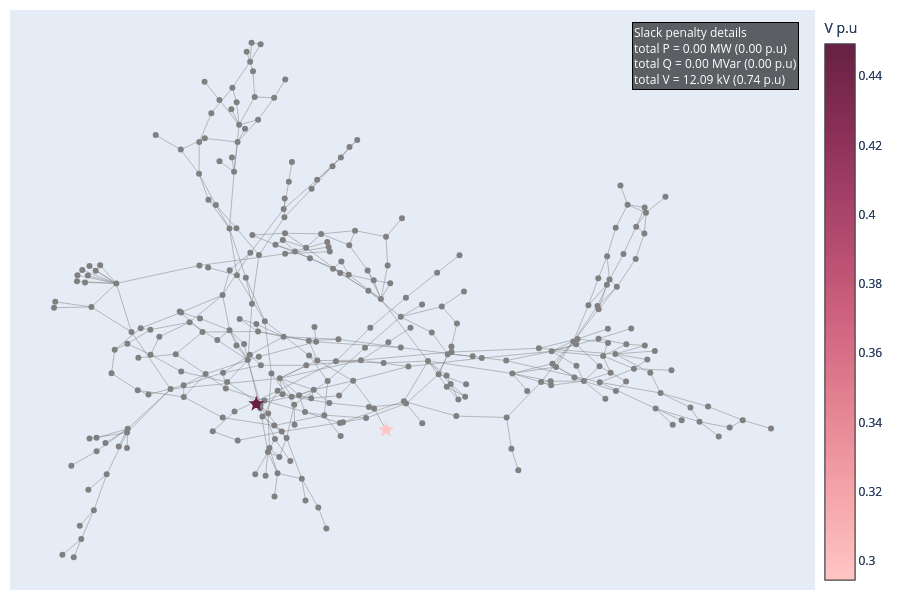

The notebook cell saved with this chart:
### Code cell
# slack_info 
pertubation1 = "load79/ieee300_load79_active-perturbation"
data_correction3 = pd.read_csv(
    network_name +"_" + pertubation1 + ".csv",
    sep=";",
    engine="python",
    index_col=False,
   # on_bad_lines="skip",
)
# network = pn.load('./Outputs/' + network_name+"-corrected-"+pertubation1 + extension_in)
#new_row = pd.read_csv(network_name+"_"+pertubation1+"_optim_info.csv", sep=";", engine="python", index_col=False)
optim_info = pd.concat([optim_info, new_row], ignore_index=True)
data_grouped_3 = data_correction3.groupby('busId')[['type','slackValue_pu','slackValue','gen','controlevoltage','transfo','shunt','load']].agg(unique_list)
data_grouped_3['Total_slack_abs'] = data_grouped_3['slackValue_pu'].apply(lambda x: builtins.sum(abs(slack) for slack in x) if isinstance(x, list) else abs(x))
# data_grouped_3 = data_grouped_3.join(
#     V_nom.drop_duplicates(subset='bus_id')[selected_columns].set_index('bus_id'),
#     how='left'
# )
G_3, dist, pos = network_construction(edges, data_grouped_3)
clusters = slack_subgraph(G_3, data_grouped_3)
data_grouped_3 = cluster_subgraph(G_3, clusters, data_grouped_3, dist)
fig = plot_slack_cluster(G_3, pos, clusters,data_grouped_3,data, col_centroid='centroid')
fig.show()

### Figure 1 — Plotly figure (JSON) as saved in the notebook; plotly's stock layout.template omitted (floating-point values rounded to 4 significant figures; data arrays with more than 128 entries replaced by an {"elided": "..."} marker saying what was removed)
{"data": [{"hovertemplate": "%{text}<extra></extra>", "line": {"color": "grey", "width": 0.5}, "mode": "lines", "name": "edges", "text": {"elided": "818 str values"}, "type": "scatter", "x": {"elided": "1227 float values"}, "y": {"elided": "1227 float values"}}, {"hovertemplate": "%{text}<extra></extra>", "marker": {"color": "gray", "size": 6}, "mode": "markers", "name": "All nodes", "text": {"elided": "298 str values"}, "type": "scatter", "x": {"elided": "298 float values"}, "y": {"elided": "298 float values"}}, {"hovertemplate": "%{text}<extra></extra>", "marker": {"cmax": 0.4493, "cmin": 0.2945, "color": "rgb(255, 198, 196)", "colorbar": {"title": {"text": "V p.u"}, "x": 1}, "colorscale": [[0, "rgb(255, 198, 196)"], [0.1667, "rgb(244, 163, 168)"], [0.3333, "rgb(227, 129, 145)"], [0.5, "rgb(204, 96, 125)"], [0.6667, "rgb(173, 70, 108)"], [0.8333, "rgb(139, 48, 88)"], [1, "rgb(103, 32, 68)"]], "size": 12, "symbol": "star"}, "mode": "markers", "name": "Centroids", "text": ["Centroid: VL7039_0<br>Gen: ['B7039-G']<br>Controle voltage type: GENERATOR<br>Controle voltage location: [VL7039_0]<br>Controle voltage status: MAIN<br>Transfo: [nan]<br>Shunt: [nan]<br>Load: [nan]<br>number of nodes: 1<br>Nominal V = N/A kV<br><br>Total P = 0.0000 MW (0.00 p.u)<br>Total Q = 0.00 MVar (0.00 p.u)<br>Total V = 5.89 kV (0.2945 p.u)"], "type": "scatter", "x": [0.08345], "y": [-0.3643]}, {"line": {"color": "rgb(255, 198, 196)", "width": 1}, "mode": "lines", "type": "scatter", "x": [], "y": []}, {"hovertemplate": "%{text}<extra></extra>", "marker": {"color": "rgb(255, 198, 196)", "size": 8, "symbol": "circle"}, "mode": "markers", "text": ["VL7039_0<br>slack: [0.294463] p.u <br>type: ['V']"], "type": "scatter", "x": [0.08345], "y": [-0.3643]}, {"hovertemplate": "%{text}<extra></extra>", "marker": {"cmax": 0.4493, "cmin": 0.2945, "color": "rgb(103, 32, 68)", "colorbar": {"title": {"text": "V p.u"}, "x": 1}, "colorscale": [[0, "rgb(255, 198, 196)"], [0.1667, "rgb(244, 163, 168)"], [0.3333, "rgb(227, 129, 145)"], [0.5, "rgb(204, 96, 125)"], [0.6667, "rgb(173, 70, 108)"], [0.8333, "rgb(139, 48, 88)"], [1, "rgb(103, 32, 68)"]], "size": 12, "symbol": "star"}, "mode": "markers", "name": "Centroids", "text": ["Centroid: VL7049_0<br>Gen: ['B7049-G']<br>Controle voltage type: GENERATOR<br>Controle voltage location: [VL7049_0]<br>Controle voltage status: MAIN<br>Transfo: [nan]<br>Shunt: [nan]<br>Load: [nan]<br>number of nodes: 1<br>Nominal V = N/A kV<br><br>Total P = 0.0000 MW (0.00 p.u)<br>Total Q = 0.00 MVar (0.00 p.u)<br>Total V = 6.20 kV (0.4493 p.u)"], "type": "scatter", "x": [-0.1905], "y": [-0.2727]}, {"line": {"color": "rgb(103, 32, 68)", "width": 1}, "mode": "lines", "type": "scatter", "x": [], "y": []}, {"hovertemplate": "%{text}<extra></extra>", "marker": {"color": "rgb(103, 32, 68)", "size": 8, "symbol": "circle"}, "mode": "markers", "text": ["VL7049_0<br>slack: [0.4493] p.u <br>type: ['V']"], "type": "scatter", "x": [-0.1905], "y": [-0.2727]}], "layout": {"annotations": [{"align": "left", "bgcolor": "rgba(0,0,0,0.6)", "bordercolor": "black", "borderwidth": 1, "font": {"color": "white", "size": 12}, "showarrow": false, "text": "Slack penalty details <br>total P = 0.00 MW (0.00 p.u)<br>total Q = 0.00 MVar (0.00 p.u)<br>total V = 12.09 kV (0.74 p.u)", "x": 0.98, "xref": "paper", "y": 0.98, "yref": "paper"}], "height": 600, "margin": {"b": 10, "l": 10, "r": 10, "t": 10}, "showlegend": false, "width": 900, "xaxis": {"visible": false}, "yaxis": {"visible": false}}}
